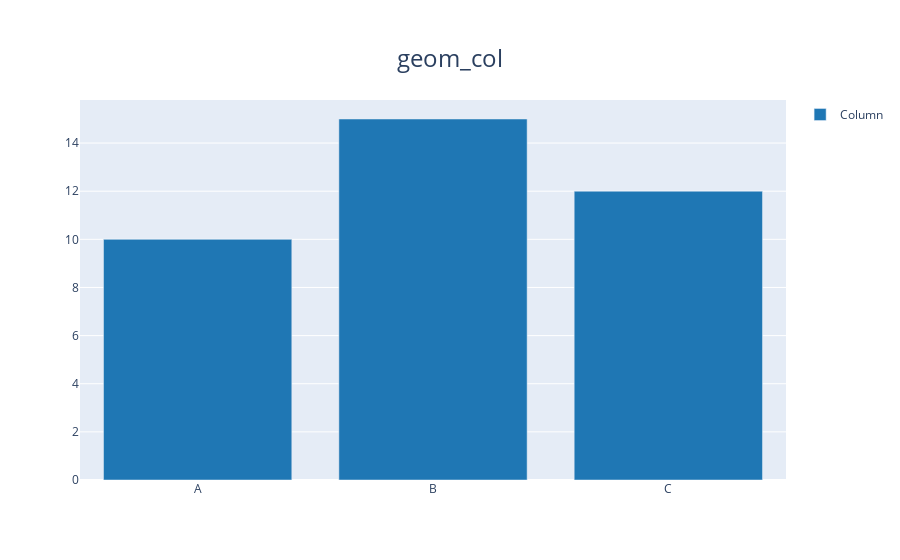

Write notebook code for a chart like this one.
### Code cell
# geom_col - Column chart with values
df = pd.DataFrame({'category': ['A', 'B', 'C'], 'value': [10, 15, 12]})
ggplot(df, aes(x='category', y='value')) + geom_col() + ggtitle('geom_col')

### Figure 1 — Plotly figure (JSON) as saved in the notebook; plotly's stock layout.template omitted (floating-point values rounded to 4 significant figures)
{"data": [{"marker": {"color": "#1f77b4"}, "name": "Column", "opacity": 1, "showlegend": true, "type": "bar", "x": ["A", "B", "C"], "xaxis": "x", "y": [10, 15, 12], "yaxis": "y"}], "layout": {"legend": {"x": 1.02, "xanchor": "left", "y": 1, "yanchor": "top"}, "showlegend": true, "title": {"font": {"size": 24}, "text": "geom_col", "x": 0.5, "xanchor": "center", "yanchor": "top"}, "xaxis": {"anchor": "y", "domain": [0, 1]}, "yaxis": {"anchor": "x", "domain": [0, 1], "rangemode": "tozero"}}}
